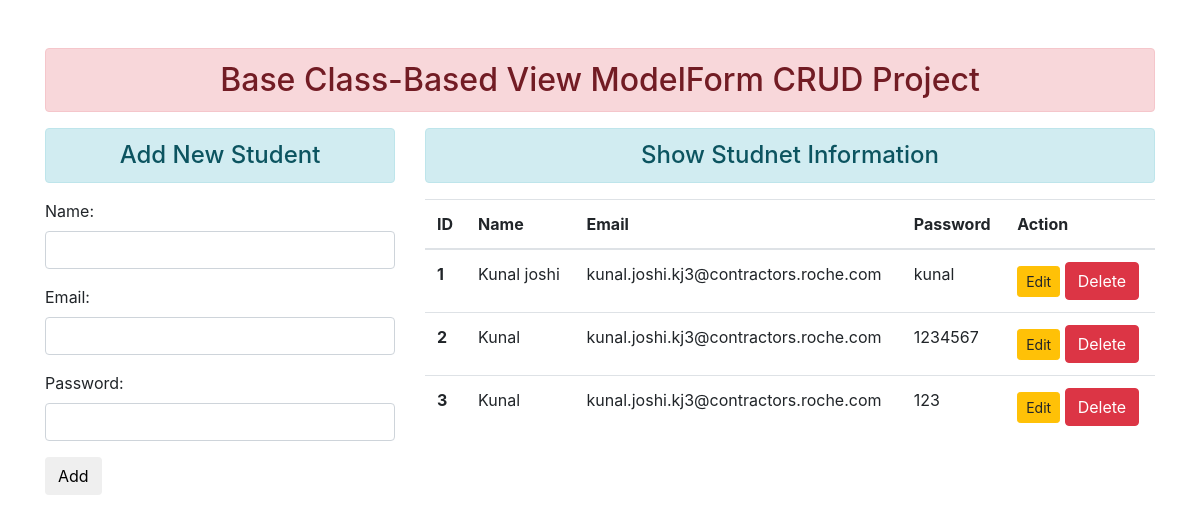
The page / on the database its author committed.
### enroll/models.py (models this page shows)
class User(models.Model):
          name = models.CharField(max_length=70)
          email = models.EmailField(max_length=100)
          password = models.CharField(max_length=100)

### enroll/views.py (the view, shortened to what this page needs)
# urls.py: path('',views.UserAddShowView.as_view(), name="addandshow"), # name is for dyanamic data
class UserAddShowView(TemplateView):
        template_name = 'enroll/addandshow.html'
        def get_context_data(self,*args,**kwargs):
                context = super().get_context_data(**kwargs)
                fm = StudentRegistration()
                stud = User.objects.all()
                context = {'stu':stud,'form':fm}
                return context

### enroll/forms.py
class StudentRegistration(forms.ModelForm):
          class Meta:
                  model = User
                  fields = ['name','email','password']
                  widgets = {
                  'name':forms.TextInput(attrs={'class':'form-control'}),
                  'email':forms.EmailInput(attrs={'class':'form-control'}),
                  'password':forms.PasswordInput(render_value=True, attrs={'class':'form-control'}),
          }

### enroll/templates/enroll/addandshow.html (shortened to what this page needs)
{% extends 'enroll/base.html' %}
{% block content %}
<div class="row">
    <div class="col-sm-4">
        <h4 class="text-center alert alert-info">Add New Student</h4>
        <form action="" method="POST">
        {{form.as_p}}
        <input type="submit" class="btn btn-suceess" value="Add">
        </form>
    </div>
    <div class="col-sm-8">
        <h4 class="text-center alert alert-info">Show Studnet Information</h4>
        {% if stu %}
        <table class="table table-hover">
            <thead>
              <tr>
                <th scope="col">ID</th>
                <th scope="col">Name</th>
                <th scope="col">Email</th>
                <th scope="col">Password</th>
                <th scope="col">Action</th>
              </tr>
            </thead>
            <tbody>
                {% for st in stu %}
              <tr>
                <th scope="row">{{st.id}}</th>
                <td>{{st.name}}</td>
                <td>{{st.email}}</td>
                <td>{{st.password}}</td>
                <td>
                    <a href="{% url 'updatedata' st.id %}" class="btn btn-warning btn-sm">Edit</a>
                    <form action="{% url 'deletedata' st.id %}" method="POST" class="d-inline">
                        <input type="submit" class="btn btn-danger" value="Delete">
                    </form>
                </td>
              </tr>
                {%endfor%}
            </tbody>
          </table>
        {% else %}
            <h4 class="text-center alert alert-warning">No Records</h4>
        {% endif %}
    </div>
</div>
{% endblock content %}

### enroll/templates/enroll/base.html (shortened to what this page needs)
<!DOCTYPE html>
{% load static %}
<html lang="en">
<head>
</head>
<link rel="stylesheet" href="{% static 'enroll/css/bootstrap.css' %}">
<body>
          <div class="container mt-5">
                    <h2 class="text-center alert alert-danger">Base Class-Based View ModelForm CRUD Project</h2>
                    {% block content %} {% endblock content %}
          </div>
</body>
</html>

### rows shown on the page
User: id "1", name "Kunal joshi", email "kunal.joshi.kj3@contractors.roche.com", password "kunal"
User: id "2", name "Kunal", email "kunal.joshi.kj3@contractors.roche.com", password "1234567"
User: id "3", name "Kunal", email "kunal.joshi.kj3@contractors.roche.com", password "123"
